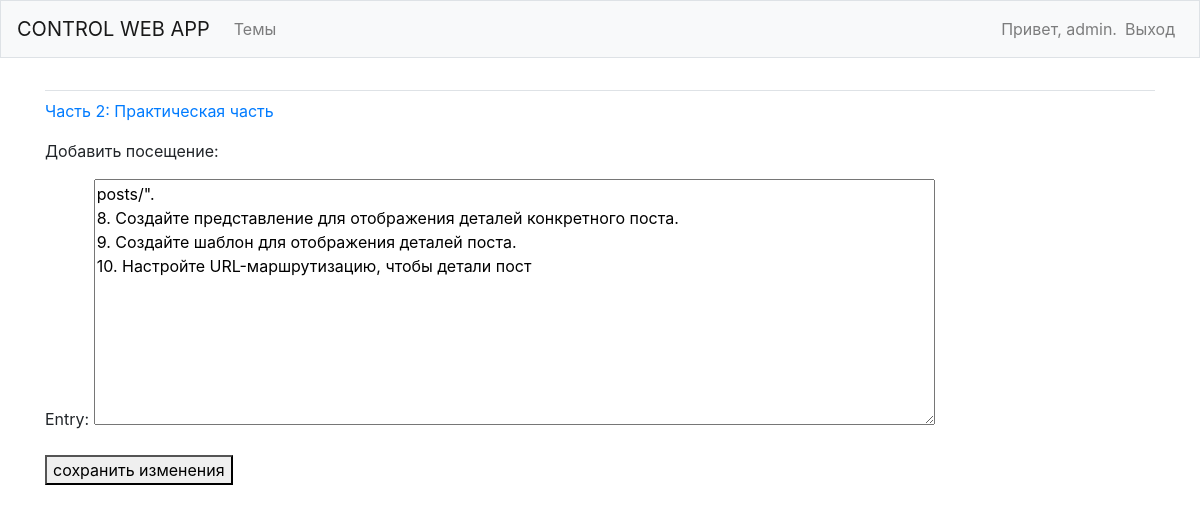
The page /edit_entry/2/ (signed in) on the database its author committed.
### ControlApp/models.py (models this page shows, shortened)
class Post(models.Model):
    text = models.CharField(max_length=200)
    date_added = models.DateTimeField(auto_now_add=True)
    owner = models.ForeignKey(User, on_delete=models.CASCADE)
    def __str__(self):
        return self.text

class Entry(models.Model):
    topic = models.ForeignKey(Post, on_delete=models.CASCADE)
    text = models.TextField()
    date_added = models.DateTimeField(auto_now_add=True)
    class Meta:
        verbose_name_plural = 'entries'

### ControlApp/views.py (the view)
# urls.py: path('edit_entry/<int:entry_id>/', views.edit_entry, name='edit_entry'),
@login_required
def edit_entry(request, entry_id):
    entry = Entry.objects.get(id=entry_id)
    topic = entry.topic
    if request.method != 'POST':
        form = EntryForm(instance=entry)
    else:
        form = EntryForm(instance=entry, data=request.POST)
        if form.is_valid():
            form.save()
            return redirect('ControlApp:topic', topic_id=topic.id)
    context = {'entry': entry, 'topic': topic, 'form': form}
    return render(request, 'ControlApp/edit_entry.html', context)

### ControlApp/forms.py
class EntryForm(forms.ModelForm):
    class Meta:
        model = Entry
        fields = ['text']
        labels = {'text': 'Entry:'}
        widgets = {'text': forms.Textarea(attrs={'cols': 80})}

### ControlApp/templates/ControlApp/edit_entry.html (shortened to what this page needs)
{% extends "ControlApp/base.html" %}
{% block content %}
  <p><a href="{% url 'ControlApp:topic' topic.id %}">{{ topic }}</a></p>
  <p>Добавить посещение:</p>
  <form action="{% url 'ControlApp:edit_entry' entry.id %}" method='post'>
    {{ form.as_p }}
    <button name="submit">сохранить изменения</button>
  </form>
{% endblock content %}

### ControlApp/templates/ControlApp/base.html (shortened to what this page needs)
{% load bootstrap4 %}
<!doctype html>
<html lang="en">
 <head>
   {% bootstrap_css %}
</head>
<body>
    <nav class="navbar navbar-expand-md navbar-light bg-light mb-4 border">
      <a class="navbar-brand" href="{% url 'ControlApp:index'%}">CONTROL WEB APP</a>
        <div class="collapse navbar-collapse" id="navbarCollapse">
            <ul class="navbar-nav mr-auto">
                <li class="nav-item">
                    <a class="nav-link" href="{% url 'ControlApp:topics'%}">Темы</a>
                </li>
            </ul>
            <ul class="navbar-nav ml-auto">
                {% if user.is_authenticated %}
                <li class="nav-item">
                    <span class="navbar-text">Привет, {{ user.username }}.</span>
                </li>
                <li class="nav-item">
                    <a class="nav-link" href="{% url 'ControlAppUsers:logout' %}">Выход</a>
                </li>
                {% endif %}
            </ul>
            </div>
              </nav>
              <main role="main" class="container">
                <div class="pb-2 mb-2 border-bottom">
                </div>
                <div>
                    {% block content %}{% endblock content %}
                </div>
            </main>
</body>
</html>

### rows shown on the page
Post: text "Часть 2: Практическая часть"
Entry: text "posts/\". 8. Создайте представление для отображения деталей конкретного поста. 9. Создайте шаблон для отображения деталей поста. 10. Настройте URL-маршрутизацию, чтобы детали пост"

### other values the page prints
{{ user.username }} "admin"
